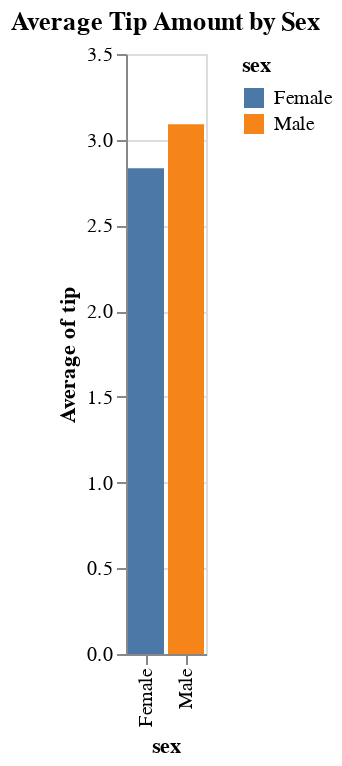

Notebook code for this chart:
### Code cell
#3. Bar Chart of Tips by Sex
bar_tips_by_sex = alt.Chart(data).mark_bar().encode(
    x='sex:N',
    y='average(tip):Q',
    color='sex:N',
    tooltip=['sex', 'average(tip)']
).properties(
    title='Average Tip Amount by Sex'
)
bar_tips_by_sex

### Figure 1 — Vega-Lite specification as saved in the notebook (floating-point values rounded to 4 significant figures; data arrays with more than 128 entries replaced by an {"elided": "..."} marker saying what was removed)
{"config": {"view": {"continuousWidth": 300, "continuousHeight": 300}}, "data": {"name": "data-f795d6974a782cd165ff81948ea68153"}, "mark": {"type": "bar"}, "encoding": {"color": {"field": "sex", "type": "nominal"}, "tooltip": [{"field": "sex", "type": "nominal"}, {"aggregate": "average", "field": "tip", "type": "quantitative"}], "x": {"field": "sex", "type": "nominal"}, "y": {"aggregate": "average", "field": "tip", "type": "quantitative"}}, "title": "Average Tip Amount by Sex", "$schema": "https://vega.github.io/schema/vega-lite/v5.17.0.json", "datasets": {"data-f795d6974a782cd165ff81948ea68153": {"elided": "244 records"}}}
